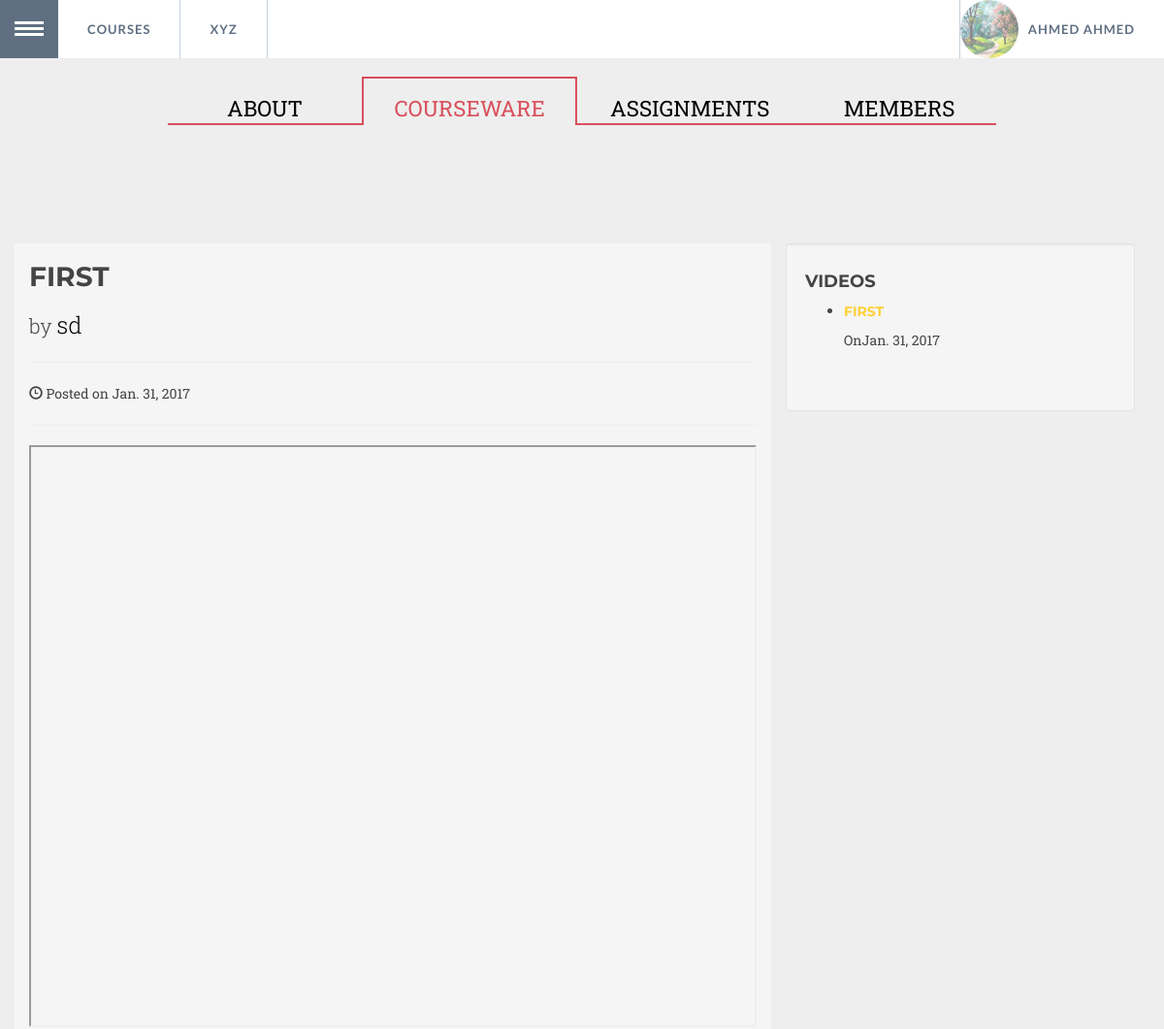
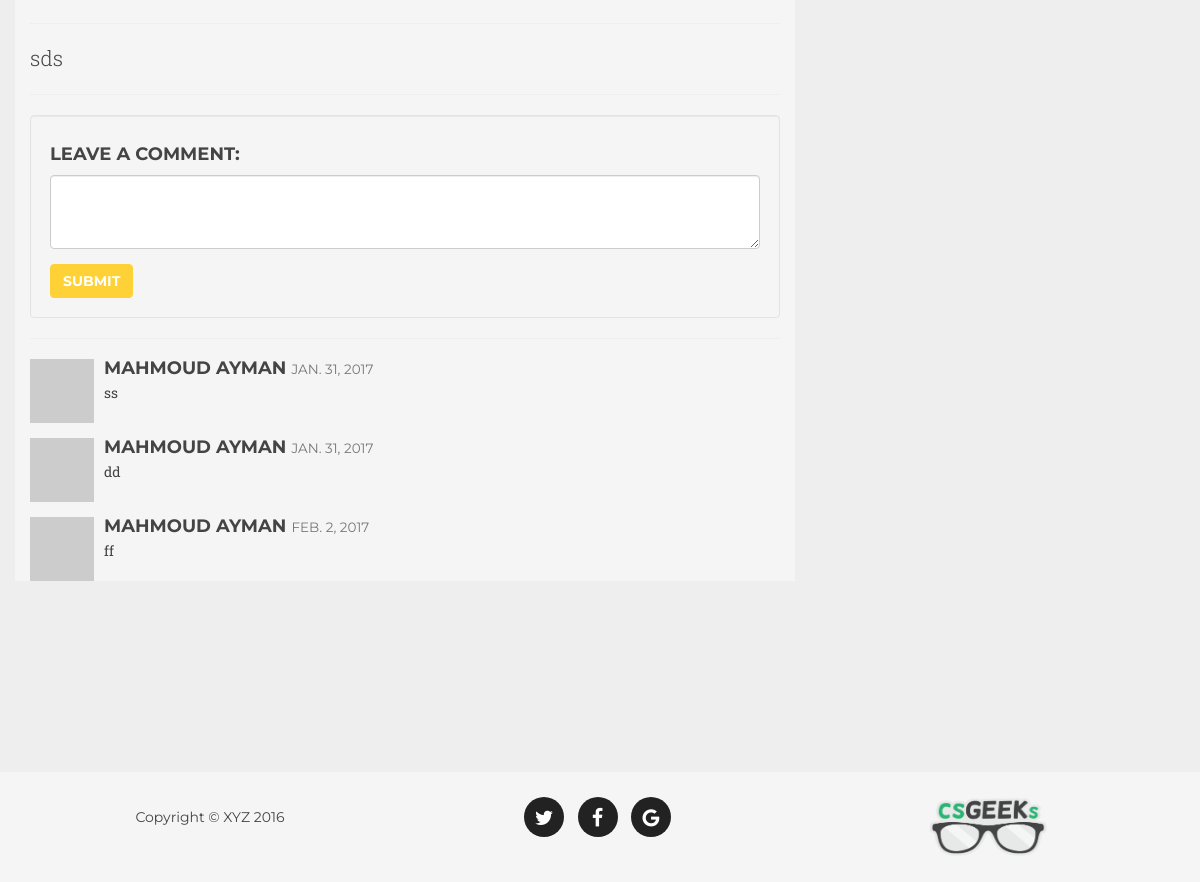
/courses/7/courseware/1/ (signed in), run on the app's committed database (2 pictures, top to bottom).
### courses/models.py (models this page shows, shortened)
class Member(models.Model):
    first_name = models.CharField(max_length=200)
    last_name = models.CharField(max_length=200)
    email = models.CharField(max_length=200)
    pwd = models.CharField(max_length=200)
    logged_in = models.BooleanField(default=False)
    img = models.ImageField(upload_to=UploadToPathAndRename(os.path.join(settings.MEDIA_ROOT, 'upload')))

class Video(models.Model):
    title=models.CharField(max_length=200, default="")
    url=models.CharField(max_length=400, default="")
    content=models.TextField()
    date=models.DateField(auto_now_add=True)
    by = models.CharField(max_length=200, default="")
    course=models.ForeignKey(Course, on_delete=models.CASCADE)
    def __str__(self):
        return str(self.id)

class Comment(models.Model):
    title=models.CharField(max_length=200, default="")
    content=models.TextField()
    date=models.DateField(auto_now_add=True)
    video=models.ForeignKey(Video, on_delete=models.CASCADE, default="")

### courses/views.py (the view)
# urls.py: url(r'^(?P<course_id>[0-9]+)/courseware/(?P<video_id>[0-9]+)/$', views.getCourseware, name="ware"),
def getCourseware(request,course_id,video_id):
	m = Member.objects.get(pk=request.session['member_id'])
	videos=Course.objects.get(pk=course_id).video_set.all()
	current=Video.objects.get(pk=video_id)
	coms=Video.objects.get(pk=video_id).comment_set.all()
	context={'videos':videos, 'current':current, 'cid':course_id, 'vid':current, 'coms':coms , 'member':m}
	return render(request, "courses/courseware.html",context)

### courses/templates/courses/courseware.html (shortened to what this page needs)
{% load static %}
<!DOCTYPE html>
<html lang="en" class="no-js">
	<head>
 	        <link href="{% static 'courses/static/vendor/bootstrap/css/bootstrap.min.css'%}" rel="stylesheet">
 		<link rel="stylesheet" type="text/css" href="{% static 'courses/static/css/demo2.css'%}" />
		<link rel="stylesheet" type="text/css" href="{% static 'courses/static/css/component2.css'%}" />
		<link href="{% static 'courses/static/vendor/font-awesome/css/font-awesome.min.css'%}" rel="stylesheet" type="text/css">
    <link rel="stylesheet" type="text/css" href="{% static 'courses/static/css/normalize3.css'%}" />
	<link rel="stylesheet" type="text/css" href="{% static 'courses/static/css/demo3.css'%}" />
	<link rel="stylesheet" type="text/css" href="{% static 'courses/static/css/component3.css'%}" />
    <link href="{% static 'courses/static/css/agency.min.css'%}" rel="stylesheet">
	</head>
	<body style="background-color: #f5f5f5;">
		<div class="container" style=" width: 100%;">
			<ul id="gn-menu" class="gn-menu-main" style="z-index: 20;">
				<li class="gn-trigger">
					<a class="gn-icon gn-icon-menu"><span>Menu</span></a>
				</li>
				<li><a href="{% url 'courses:index'%}">Courses</a></li>
				<li><a href="{% url 'home'%}">XYZ</a></li>
				<li><div onclick="dod()"> <img style ="height: 60px;width: 60px;"class= 'img-circle ' src="{{MEDIA_URL}}upload/{{member.id}}.png"><b>{{member.first_name}} {{member.last_name}}</b></div></li>
			</ul>
		</div>
		<div>
		    <section id="portfolio" class="bg-light-gray" style="padding-top: 55px;">
		    	<section class="section section--menu" id="Ceres">
					<span class="link-copy"></span>
					<nav class="menu menu--ceres">
						<ul class="menu__list">
							<li class="menu__item "><a href="{% url 'courses:about' cid%}" class="menu__link"">About</a></li>
							<li class="menu__item menu__item--current"><a href="{% url 'courses:ware' cid 1%}" class="menu__link" >Courseware</a></li>
							<li class="menu__item"><a href="{% url 'courses:agn' cid 1%}" class="menu__link" >Assignments</a></li>
							<li class="menu__item"><a href="{% url 'courses:mem' cid %}" class="menu__link">Members</a></li>
						</ul>
					</nav>
				</section>
			    <div class="container" style="margin: 0 auto;">
			        <div class="row">
			            <div  class="col-lg-8" style="background-color:#f5f5f5">
			                <h1>{{current.title}}</h1>
			                <p class="lead">
			                    by <font color="black" size="5em">{{current.by}}</font>
			                </p>
			                <hr>
			                <p><span class="glyphicon glyphicon-time"></span> Posted on {{current.date}}</p>
			                <hr>
			                <iframe width="750" height="600" src="https://www.youtube.com/embed/XGSy3_Czz8k">
							</iframe>
			                <hr>
			                <p class="lead">{{current.content}}</p>
			                <hr>
			                <div class="well">
			                    <h4>Leave a Comment:</h4>
			                    <form action="{% url 'courses:comment' cid vid%}" role="form" method="POST">
			                        <div class="form-group">
			                            <textarea name="text" class="form-control" rows="3"></textarea>
			                        </div>
			                        <button type="submit" class="btn btn-primary">Submit</button>
			                    </form>
			                </div>
			                <hr>
			                {% for i in coms%}
			                <div class="media">
			                    <a class="pull-left" href="#">
			                        <img class="media-object" src="http://placehold.it/64x64" alt="">
			                    </a>
			                    <div class="media-body">
			                        <h4 class="media-heading">{{i.title}}
			                            <small>{{i.date}}</small>
			                        </h4>
			                        {{i.content}}
			                    </div>
			                </div>
			                {%endfor%}
			            </div>
			            <div class="col-md-4">
			                <div class="well">
			                    <h4>Videos</h4>
			                    <ul>
				                    {%for i in videos%}
				                    <li>
					                    <h5><a href="" style="text-decoration: none;">{{i.title}}</a></h5>
					                    <p>On{{i.date}}</p>
					                    <br>
				                    </li>
				                    {%endfor%}
			                    </ul>
			                </div>
			            </div>
			        </div>
			        <hr>
			    </div>
		    </section>
		</div>
		<footer>
	        <div class="container">
	            <div class="row">
	                <div class="col-md-4">
	                    <span class="copyright">Copyright &copy; XYZ 2016</span>
	                </div>
	                <div class="col-md-4">
	                    <ul class="list-inline social-buttons">
	                        <li><a href="#"><i class="fa fa-twitter"></i></a>
	                        </li>
	                        <li><a href="#"><i class="fa fa-facebook"></i></a>
	                        </li>
	                        <li><a href="#"><i class="fa fa-google"></i></a>
	                        </li>
	                    </ul>
	                </div>
	                <div class="col-md-4">
	                    <ul class="list-inline quicklinks">
	                        <li><a href="#"><img src="{% static 'courses/static/img/logo.png'%}" style="height: 60px; width: 120px;">  </a>
	                        </li>
	                    </ul>
	                </div>
	            </div>
	        </div>
    	</footer>
	</body>
</html>

### courses/static/courses/static/css/demo2.css (style rules this page uses)
body { background: #34495e; }

### courses/static/courses/static/css/component2.css (style rules this page uses)
*, *:after, *::before { -webkit-box-sizing: border-box; -moz-box-sizing: border-box; box-sizing: border-box; }
.gn-menu-main, .gn-menu-main ul { margin: 0; padding: 0; background: white; color: #5f6f81; list-style: none; text-transform: none; font-weight: 300; font-family: 'Lato', Arial, sans-serif; line-height: 60px; }
.gn-menu-main { position: fixed; top: 0; left: 0; width: 100%; height: 60px; font-size: 13px; }
.gn-menu-main a { display: block; height: 100%; color: #5f6f81; text-decoration: none; cursor: pointer; }
.gn-menu-main > li { display: block; float: left; height: 100%; border-right: 1px solid #c6d0da; text-align: center; }
.gn-menu-main li.gn-trigger { position: relative; width: 60px; -webkit-touch-callout: none; -webkit-user-select: none; -khtml-user-select: none; -moz-user-select: none; -ms-user-select: none; user-select: none; }
.gn-menu-main > li:last-child { float: right; border-right: none; border-left: 1px solid #c6d0da; }
.gn-menu-main > li > a { padding: 0 30px; text-transform: uppercase; letter-spacing: 1px; font-weight: bold; }
.gn-menu-main > li> div { position: relative; padding :0 30px; padding-left: 70px; text-transform: uppercase; letter-spacing: 1px; font-weight: bold; }
.gn-menu-main > li> div> img { position: absolute; opacity: 0.5; top: 0; left: 0; -webkit-transition: all ease .5s; }
.gn-menu-main:after { display: table; clear: both; content: ""; }
.gn-icon::before { display: inline-block; width: 60px; text-align: center; text-transform: none; font-weight: normal; font-style: normal; font-variant: normal; font-family: 'ecoicons'; line-height: 1; speak: none; -webkit-font-smoothing: antialiased; }
.gn-icon-menu::before { margin-left: -15px; vertical-align: -2px; width: 30px; height: 3px; background: #5f6f81; box-shadow: 0 3px white, 0 -6px #5f6f81, 0 -9px white, 0 -12px #5f6f81; content: ''; }

### courses/static/courses/static/css/demo3.css (style rules this page uses)
*, *:after, *:before { -webkit-box-sizing: border-box; box-sizing: border-box; }
body { font-family: 'Avenir Next', Avenir, 'Helvetica Neue', 'Lato', 'Segoe UI', Helvetica, Arial, sans-serif; color: #444; background: #fff; -webkit-font-smoothing: antialiased; -moz-osx-font-smoothing: grayscale; }
a { text-decoration: none; color: #4e3c3e; outline: none; }
.link-copy { position: absolute; top: 2em; right: 2em; width: 20px; height: 20px; cursor: pointer; background: url(../img/link.svg) no-repeat center center; background-size: cover; }
.link-copy::after { content: 'Click to copy direct link'; font-size: 0.85em; font-weight: bold; position: absolute; right: 100%; margin: 0 1em 0 0; white-space: nowrap; pointer-events: none; opacity: 0; color: #ddd; -webkit-transform: translate3d(10px, 0, 0); transform: translate3d(10px, 0, 0); -webkit-transition: -webkit-transform 0.3s, opacity 0.3s; transition: transform 0.3s, opacity 0.3s; }
.link-copy::before { content: ''; position: absolute; top: 50%; left: 50%; width: 50px; height: 50px; margin: -25px 0 0 -25px; opacity: 0; border-radius: 50%; background: #d94f5c; }
.section { display: -webkit-flex; display: flex; -webkit-flex-direction: column; flex-direction: column; -webkit-justify-content: center; justify-content: center; -webkit-align-items: center; align-items: center; }
.section--menu { position: relative; overflow: hidden; height: 15px; padding-top: 5em; padding-bottom: 9em; }

### data on the page
Member: first_name "AHMED", last_name "AHMED"
Video: title "FIRST", by "sd", date "Jan. 31, 2017", content "sds"
Comment: title "MAHMOUD AYMAN", date "JAN. 31, 2017", content "ss"
Comment: title "MAHMOUD AYMAN", date "JAN. 31, 2017", content "dd"
Comment: title "MAHMOUD AYMAN", date "FEB. 2, 2017", content "ff"
